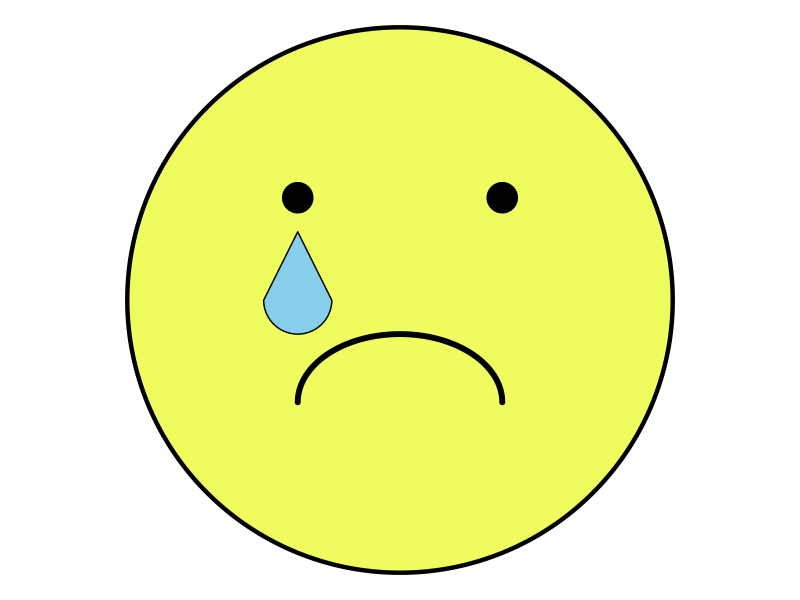

This chart was generated by the following R code:
## ---- chunk 1
#| echo: false
#| eval: true
library(ggforce) |> suppressPackageStartupMessages()

# 1. Create data for the mouth (a downward arc)
t <- seq(0, pi, length.out = 100)
mouth <- data.frame(
  x = 5 + 1.5 * cos(t),
  y = 3.5 + 1.0 * sin(t)  # The +sin(t) makes the 'rainbow' shape
)

t <- seq(0, 2*pi, length.out = 200)
teardrop_data <- data.frame(
  x = c(0, 0.5 * sin(t[t > pi/2 & t < 3*pi/2])), # The curved bottom
  y = c(1, 0.5 * cos(t[t > pi/2 & t < 3*pi/2]))  # The pointed top at (0, 1)
)

# 2. Shift the teardrop to position it under the eye
# (Assuming your eye is at x=3.5, y=6.5 from the previous face)
teardrop_data$x <- teardrop_data$x + 3.5
teardrop_data$y <- teardrop_data$y + 5

ggplot() +
  # The Head
  geom_circle(aes(x0 = 5, y0 = 5, r = 4), size = 1.5, fill = "#EFFD5F") +
  # The Eyes
  geom_point(aes(x = c(3.5, 6.5), y = c(6.5, 6.5)), size = 10) +
  # The Frown
  geom_path(data = mouth, aes(x = x, y = y), size = 2, lineend = "round") +
  geom_polygon(data = teardrop_data, aes(x = x, y = y), 
               fill = "skyblue", color = "black", size = 0.5) +
  # Coordinate fix to ensure it stays circular
  coord_fixed() +
  theme_void()
